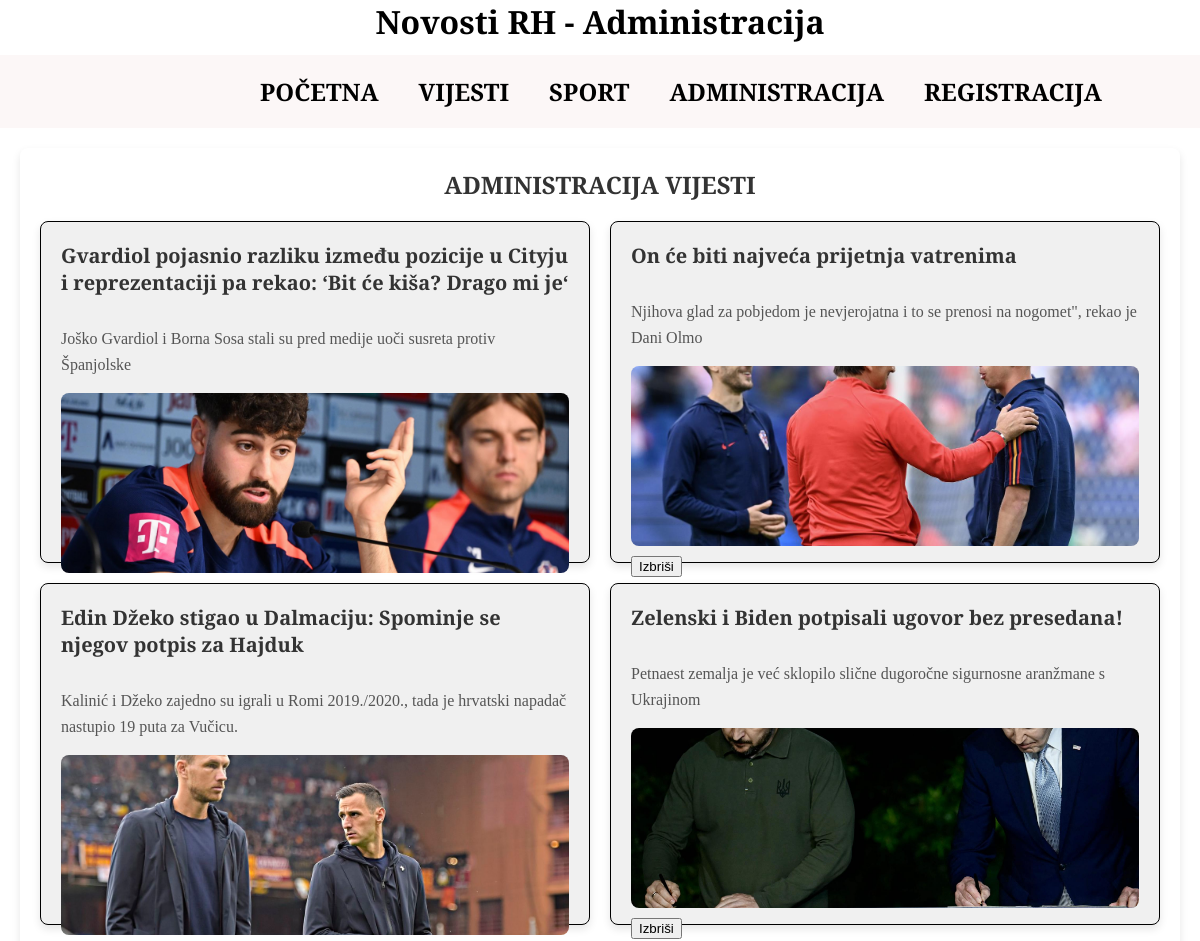
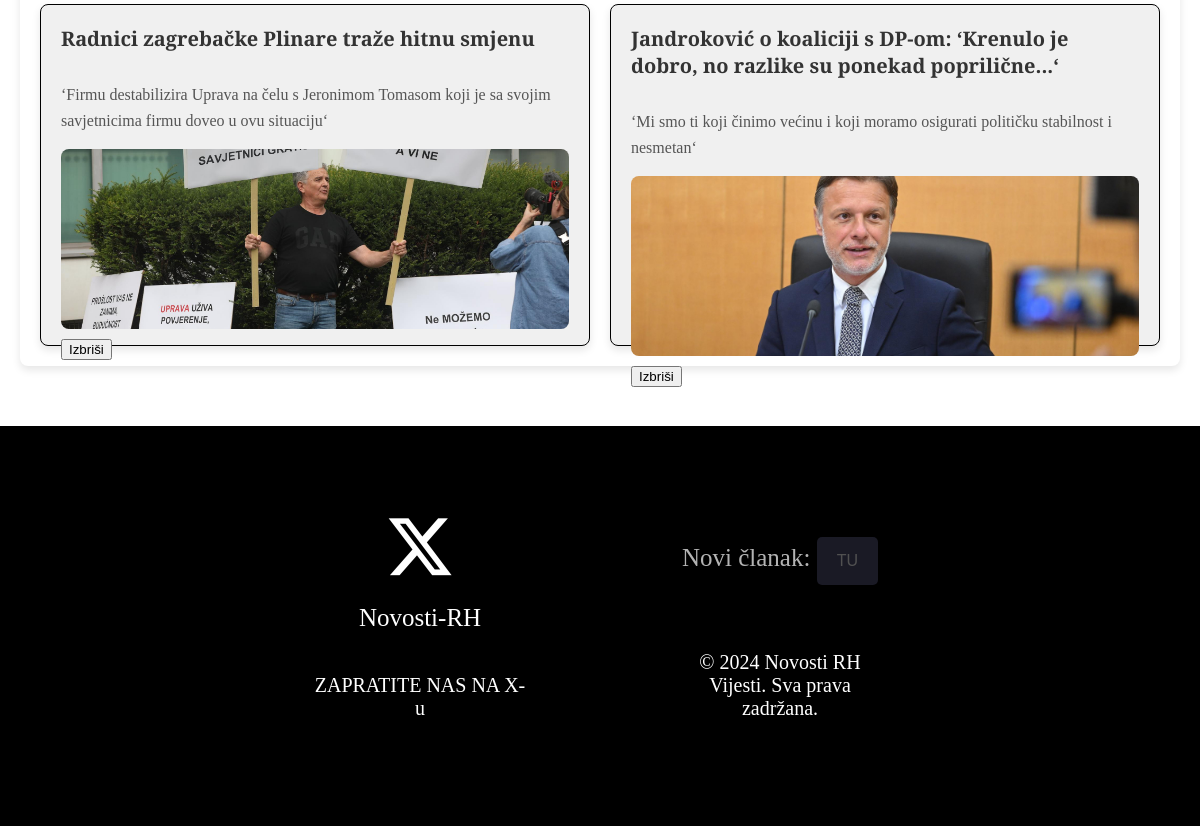
Screenshot of /administracija.php with the database file from the repository (2 pictures, top to bottom).
### tables this page shows
CREATE TABLE `vijesti` (
  `id` int(11) NOT NULL,
  `naslov` varchar(255) NOT NULL,
  `sazetak` text NOT NULL,
  `tekst` text NOT NULL,
  `kategorija` varchar(50) NOT NULL,
  `slika` varchar(255) NOT NULL,
  `arhiva` tinyint(1) NOT NULL DEFAULT 0,
  `datum_unosa` datetime NOT NULL
);

### administracija.php (the view, shortened to what this page needs)
<?php
include 'connect.php';
$query = "SELECT * FROM vijesti";
$result = mysqli_query($dbc, $query) or die('Error querying database.');
?>
<!DOCTYPE html>
<html lang="hr">
<head>
    <link rel="stylesheet" type="text/css" href="style.css">
</head>
<body>
    <header>
        <h1>Novosti RH - Administracija</h1>
    </header>
    <nav>
        <ul>
            <li><h2><a href="/mywebsite/index.php">POČETNA</a></h2></li>
            <li><h2><a href="/mywebsite/kategorija.php?kategorija=vijesti">VIJESTI</a></h2></li>
            <li><h2><a href="/mywebsite/kategorija.php?kategorija=sport">SPORT</a></h2></li>
            <li><h2><a href="/mywebsite/administracija.php">Administracija</a></h2></li>
            <li><h2><a href="/mywebsite/registracija.php">Registracija</a></h2></li>
        </ul>
    </nav>
    <section id="admin">
        <h2>Administracija vijesti</h2>
        <div class="flex-container">
            <?php
            while ($row = mysqli_fetch_assoc($result)) {
                echo "<div class='news-item'>";
                echo "<h3>{$row['naslov']}</h3>";
                echo "<p>{$row['sazetak']}</p>";
                echo "<img src='/mywebsite/uploads/{$row['slika']}' alt='Slika'>";
                echo "<form action='' method='post'>";
                echo "<button type='submit'>Izbriši</button>";
                echo "</form>";
                echo "</div>";
            }
            ?>
        </div>
    </section>
    <footer>
        <section>
            <div>
                <i class="fa-brands fa-x-twitter" style="color: #ffffff; font-size: 70px;"></i>
                <a href="#">Novosti-RH</a>
                <p>ZAPRATITE NAS NA X-u</p>
            </div>
            <div>
                <h3>Novi članak: <a href="unos.php"><button>TU</button></a></h3>
                <p>&copy; 2024 Novosti RH Vijesti. Sva prava zadržana.</p>
            </div>
        </section>
    </footer>
</body>
</html>

### style.css (style rules this page uses)
body { font-family: "Playfair Display", serif; margin: 0; }
a { text-decoration: none; }
header h1 { width: auto; text-align: center; padding: 0; margin: 0; }
nav { margin-top: 1%; padding: 0; background-color: #fcf7f7; }
nav ul { display: flex; align-items:center ; justify-content: space-around; padding: 0; margin-right: 20%; margin-left: 20%; margin-top: 0; margin-bottom: 0; }
li { padding: 10px; list-style-type: none; }
nav ul a { display: inline-block; border-radius: 20px; text-decoration: none; color: black; padding: 10px; }
h2 { margin: 0; padding: 0; text-transform: uppercase; }
section { margin-top: 3%; margin-bottom: 0; margin-left: 20%; margin-right: 20%; padding: 0; height: auto; }
section h2 { margin-bottom: 3%; }
.flex-container { display: flex; flex-direction: row; justify-content: space-around; width: 100%; }
.flex-container div { margin: 0; padding: 0; height: 300px; width: 30%; border: 1px solid black; }
footer { margin-top: 5%; height: 400px; width: 100%; background-color: rgb(0, 0, 0); }
footer section { height: 100%; margin-right: 20%; margin-left: 20%; display: flex; justify-content: space-around; align-items: center; text-align: center; }
footer div { height: 250px; width: 30%; display: flex; flex-direction: column; justify-content:space-around; align-items:center; }
footer div p { color: white; font-size: 20px; }
footer div a { font-size: 25px; color: white; text-decoration: none; }
footer div h3 { color: white; font-size: 25px; font-weight: 25; opacity: 0.7; }
footer h3 button { margin: auto; padding: 15px 20px; font-size: 16px; background-color: #535377; color: white; border: none; cursor: pointer; border-radius: 5px; opacity: 0.45; }
.news-item { background-color: #f0f0f0; padding: 20px; margin-bottom: 20px; border-radius: 8px; box-shadow: 0 4px 8px rgba(0, 0, 0, 0.1); }
.news-item img { width: 100%; height: 40%; object-fit: cover; margin-bottom: 10px; }
.news-item h3 { margin-top: 0; font-size: 20px; color: #333; }
.news-item p { margin-top: 10px; font-size: 16px; line-height: 1.6; color: #555; }
section#admin { padding: 20px; margin: 20px; background-color: #ffffff; border-radius: 8px; box-shadow: 0 4px 8px rgba(0, 0, 0, 0.1); }
section#admin h2 { text-align: center; font-size: 24px; margin-bottom: 20px; color: #333; }
section#admin .flex-container { display: flex; flex-wrap: wrap; gap: 20px; justify-content: space-between; }
section#admin .news-item { flex: 1 1 calc(33.3% - 20px); background-color: #f0f0f0; padding: 20px; border-radius: 8px; box-shadow: 0 4px 8px rgba(0, 0, 0, 0.1); transition: transform 0.3s ease; display: flex; flex-direction: column; }
section#admin .news-item h3 { font-size: 20px; color: #333; }
section#admin .news-item p { margin-top: 10px; font-size: 16px; line-height: 1.6; color: #555; flex: 1; }
section#admin .news-item img { max-width: 100%; object-fit: cover; height: 60%; border-radius: 8px; margin-top: auto; }

### rows the page displays
vijesti: naslov "Gvardiol pojasnio razliku između pozicije u Cityju i reprezentaciji pa rekao: ‘Bit će kiša? Drago mi je‘", sazetak "Joško Gvardiol i Borna Sosa stali su pred medije uoči susreta protiv Španjolske", slika (picture)
vijesti: naslov "On će biti najveća prijetnja vatrenima", sazetak "Njihova glad za pobjedom je nevjerojatna i to se prenosi na nogomet\", rekao je Dani Olmo", slika (picture)
vijesti: naslov "Edin Džeko stigao u Dalmaciju: Spominje se njegov potpis za Hajduk", sazetak "Kalinić i Džeko zajedno su igrali u Romi 2019./2020., tada je hrvatski napadač nastupio 19 puta za Vučicu.", slika (picture)
vijesti: naslov "Zelenski i Biden potpisali ugovor bez presedana!", sazetak "Petnaest zemalja je već sklopilo slične dugoročne sigurnosne aranžmane s Ukrajinom", slika (picture)
vijesti: naslov "Radnici zagrebačke Plinare traže hitnu smjenu", sazetak "‘Firmu destabilizira Uprava na čelu s Jeronimom Tomasom koji je sa svojim savjetnicima firmu doveo u ovu situaciju‘", slika (picture)
vijesti: naslov "Jandroković o koaliciji s DP-om: ‘Krenulo je dobro, no razlike su ponekad poprilične...‘", sazetak "‘Mi smo ti koji činimo većinu i koji moramo osigurati političku stabilnost i nesmetan‘", slika (picture)
